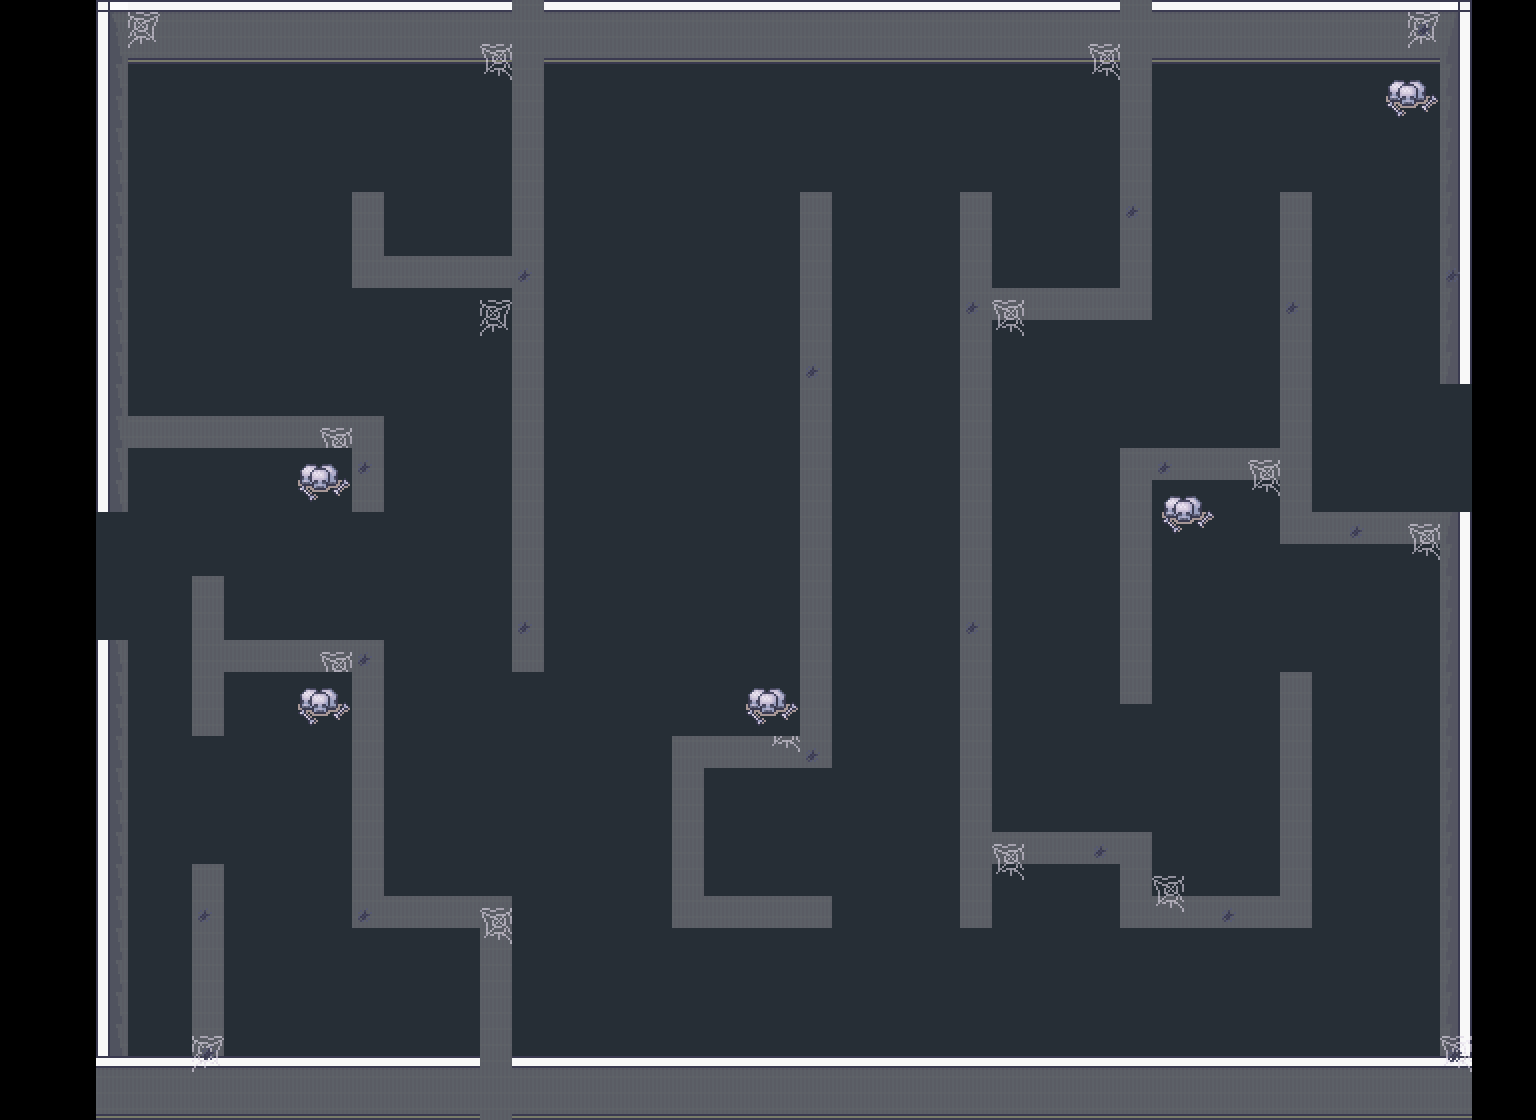

Tiled map render using the project's own tile images. Description and the map definition, with tile-layer contents summarised, below:
An orthogonal 48x35 tile map with 32x32 px tiles, 3 tile layers (groundLayer, wallLayer, decoLayer), 4 tilesets and 11 objects (firstaid1, firstaid2, firstaid3, firstaid4, firstaid5, ...).

<map version="1.10" tiledversion="1.10.2" orientation="orthogonal" renderorder="right-down" width="48" height="35" tilewidth="32" tileheight="32" infinite="0" nextlayerid="6" nextobjectid="14">
 <editorsettings>
  <export target="hiddenlvl.tmj" format="json" />
 </editorsettings>
 <tileset firstgid="1" name="014" tilewidth="32" tileheight="32" tilecount="8025" columns="25">
  <image source="../assets/014.png" width="800" height="10272" />
 </tileset>
 <tileset firstgid="8026" name="06" tilewidth="32" tileheight="32" tilecount="976" columns="16">
  <image source="../assets/06.png" width="512" height="1952" />
 </tileset>
 <tileset firstgid="9002" name="Room_Builder_32x32" tilewidth="32" tileheight="32" tilecount="8284" columns="76">
  <image source="../assets/Room_Builder_32x32.png" width="2432" height="3488" />
 </tileset>
 <tileset firstgid="17286" name="gather_swatches_1.43" tilewidth="32" tileheight="32" tilecount="235" columns="5">
  <image source="../assets/gather_swatches_1.43.png" width="160" height="1504" />
 </tileset>
 <layer id="3" name="groundLayer" width="48" height="35">
  <data>[1680 cells, 1680 non-empty, 2 distinct tile ids]</data>
 </layer>
 <layer id="1" name="wallLayer" width="48" height="35">
  <data>[1680 cells, 406 non-empty, 9 distinct tile ids]</data>
 </layer>
 <layer id="4" name="decoLayer" width="48" height="35">
  <data>[1680 cells, 69 non-empty, 14 distinct tile ids]</data>
 </layer>
 <objectgroup id="5" name="objectLayer">
  <object id="1" name="firstaid1" x="448.829" y="224.414">
   <point />
  </object>
  <object id="2" name="firstaid2" x="416.769" y="1018.5">
   <point />
  </object>
  <object id="3" name="firstaid3" x="749.692" y="853.268">
   <point />
  </object>
  <object id="4" name="firstaid4" x="1060.42" y="261.406">
   <point />
  </object>
  <object id="5" name="firstaid5" x="1225.65" y="858.2">
   <point />
  </object>
  <object id="6" name="enemy1" x="214.55" y="340.321">
   <point />
  </object>
  <object id="7" name="enemy2" x="636.925" y="600.449">
   <point />
  </object>
  <object id="9" name="enemy3" x="900.673" y="1018.52">
   <point />
  </object>
  <object id="10" name="enemy4" x="1054.99" y="606.061">
   <point />
  </object>
  <object id="11" name="start" x="102.068" y="591.468">
   <point />
  </object>
  <object id="12" name="end" x="1468.2" y="455.378">
   <point />
  </object>
 </objectgroup>
</map>
